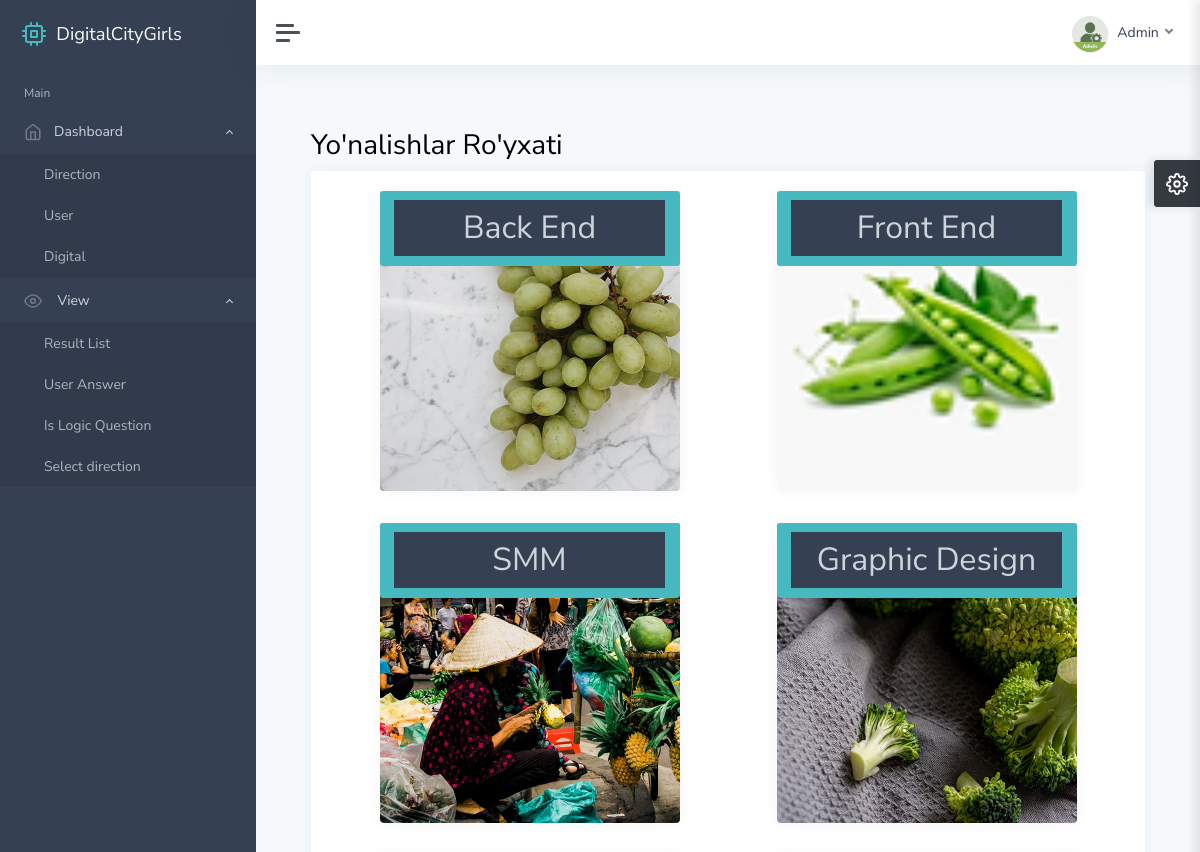
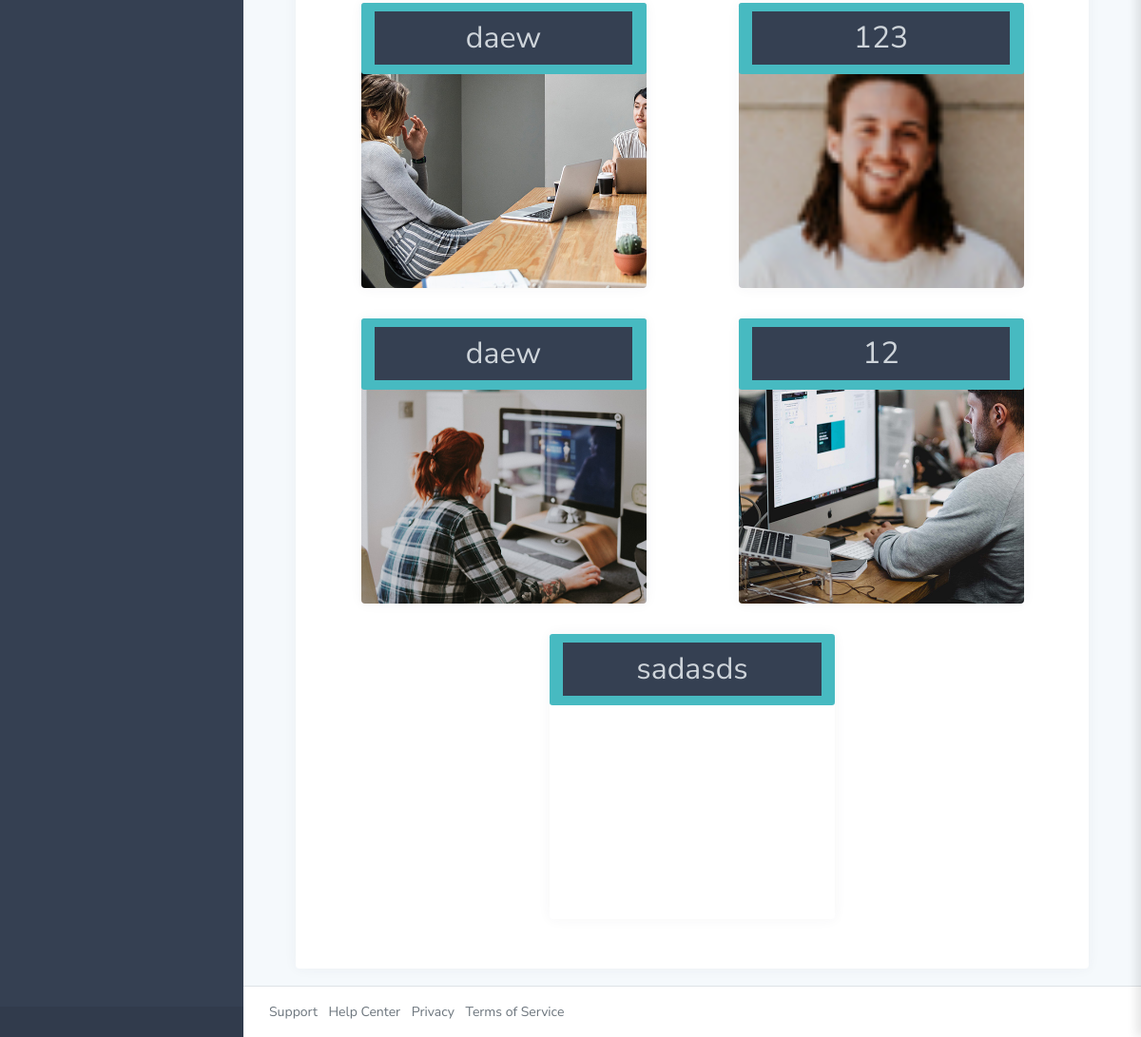
Screenshot of /ad/select-direction/ (signed in) with the database file from the repository (2 pictures, top to bottom).
### main/models.py (models this page shows, shortened)
class Direction(models.Model):
    photo = models.ImageField()
    name = models.CharField(max_length=255)
    time = models.DurationField(default=0)
    question_count = models.PositiveIntegerField()
    is_logic = models.BooleanField(default=False)

### adminstrator/views.py (the view)
# urls.py: path('select-direction/', select_direction_view, name='select-direction'),
@login_required
def select_direction_view(request):
    context = {
        "direction": Direction.objects.all(),
        "questions": Question.objects.all(),
    }
    return render(request, "select-direction.html", context)

### template/select-direction.html (shortened to what this page needs)
{% extends 'base.html' %}
{% block content %}
		<main class="content">
            <div class="container-fluid p-0">
                <div class="container">
                    <h1 class="mt-4">Yo'nalishlar Ro'yxati</h1>
                     <div class="card">
                         <div class="card-body">
                            <div style="display: flex; flex-wrap: wrap;
                               justify-content: space-around;">
                               {% for i in direction %}
                                  <div style="background-image: url('{{i.photo.url}}'); background-size: cover; width: 300px; height: 300px" class="card">
                                      <div class="badge bg-primary text-wrap fs-2">
                                          <a href="{% url 'direction-by-question' i.pk %}" class="sidebar-link">{{i.name}}</a>
                                      </div>
                                  </div>
                               {% endfor %}
                            </div>
                         </div>
                    </div>
                </div>
            </div>
        </main>
{% endblock content %}

### template/base.html (style rules this page uses)
body { opacity: 0; }

### rows the page displays
Direction: photo (picture), name "Back End"
Direction: photo (picture), name "Front End"
Direction: photo (picture), name "SMM"
Direction: photo (picture), name "Graphic Design"
Direction: photo (picture), name "daew"
Direction: photo (picture), name "123"
Direction: photo (picture), name "daew"
Direction: photo (picture), name "12"
Direction: name "sadasds"
